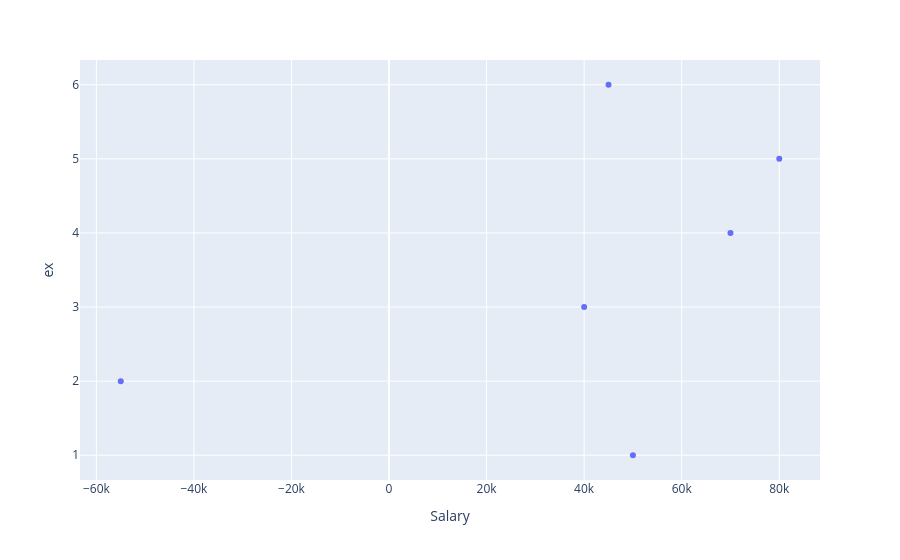

The notebook cell saved with this chart:
### Code cell
fig=px.scatter(df,x="Salary",y="ex")
fig.show()

### Figure 1 — Plotly figure (JSON) as saved in the notebook; plotly's stock layout.template omitted (floating-point values rounded to 4 significant figures)
{"data": [{"hovertemplate": "Salary=%{x}<br>ex=%{y}<extra></extra>", "legendgroup": "", "marker": {"color": "#636efa", "symbol": "circle"}, "mode": "markers", "name": "", "orientation": "h", "showlegend": false, "type": "scatter", "x": [50000, -55000, 40000, 70000, 80000, 45000], "xaxis": "x", "y": ["1", "2", "3", "4", "5", "6"], "yaxis": "y"}], "layout": {"autosize": true, "legend": {"tracegroupgap": 0}, "margin": {"t": 60}, "xaxis": {"anchor": "y", "autorange": true, "domain": [0, 1], "range": [-63170.0, 88170.0], "title": {"text": "Salary"}, "type": "linear"}, "yaxis": {"anchor": "x", "autorange": true, "domain": [0, 1], "range": [-0.3871, 5.387], "title": {"text": "ex"}, "type": "category"}}}
